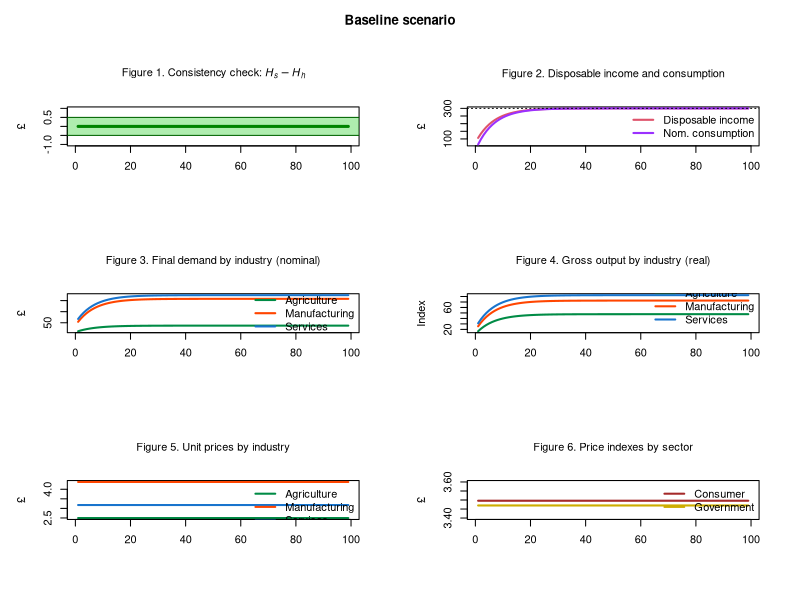
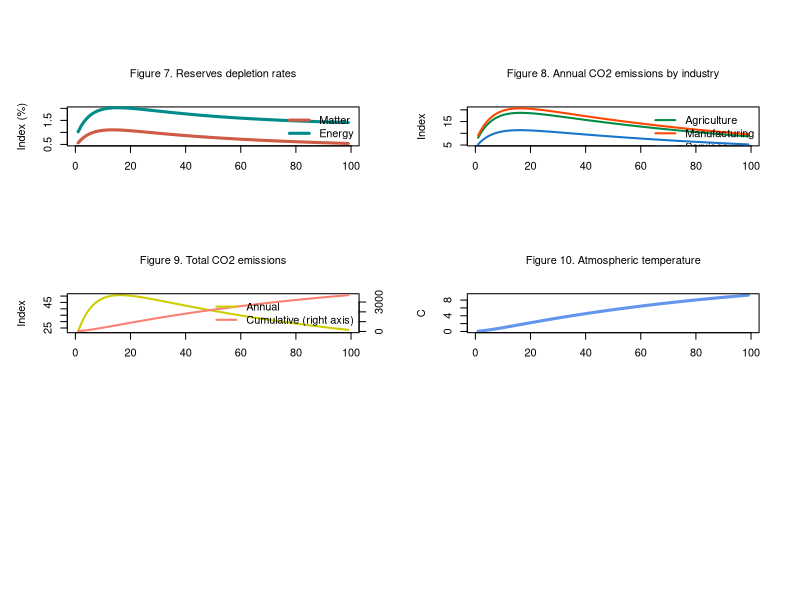

Recreate these plots in R, in order.
# ECO-3IO-SFC MODEL (BASED ON MODEL PC + 3-INDUSTRY IO TABLES + ECOSYSTEM)

# Created by Marco Veronese Passarella

# Last revision: 6 August 2025

# PREPARE THE ENVIRONMENT ####

# Clear Environment
rm(list=ls(all=TRUE))

# Clear Plots
if(!is.null(dev.list())) dev.off()

# Clear Console
cat("\014")

# Set directory/folder
#setwd("C:/Users/...")

# set number of periods
nPeriods = 100

# Set number of scenarios
nScenarios = 2 

# Set number of industries
nIndustries = 3

# Define number of iterations
nIterations <- 100

# SET THE COEFFICIENTS (EXOGENOUS VARIABLES AND PARAMETERS) ####

alpha10 <- 0.8 #Autonomous component of propensity to consume out of income
alpha11 <- 8 #Interest rate elasticity of propensity to consume out of income (minus sign)
alpha2 <- 0.4 #Propensity to consume out of wealth
w <- 0.4 #Uniform wage rate
mu <- 0.875 #Uniform mark-up
pr1 <- 1 #Labour productivity in industry 1
pr2 <- 1 #Labour productivity in industry 2
pr3 <- 1 #Labour productivity in industry 3
lambda0 <- 0.635 #Autonomous share of bills
lambda1 <- 5 #Elasticity of bills demand to interest rate
lambda2 <- 0.01 #Elasticity of bills demand to yd/v
theta <- 0.2 #Tax rate on income
r_bar <- matrix(data=0.025,nrow=nScenarios,ncol=nPeriods) #Interest rate as policy instrument
beta1_c_bar <- 0.15 #Household consumption share of product 1
beta2_c_bar <- 0.35 #Household consumption share of product 2
beta3_c_bar <- 0.50 #Household consumption share of product 3
beta1_g_bar <- 0.10 #Government consumption share of product 1
beta2_g_bar <- 0.30 #Government consumption share of product 2
beta3_g_bar <- 0.60 #Government consumption share of product 3
a11 <- 0.11 #Quantity of product 1 necessary to produce one unit of product 1
a12 <- 0.12 #Quantity of product 1 necessary to produce one unit of product 2
a13 <- 0.10 #Quantity of product 1 necessary to produce one unit of product 3
a21 <- 0.21 #Quantity of product 2 necessary to produce one unit of product 1
a22 <- 0.22 #Quantity of product 2 necessary to produce one unit of product 2
a23 <- 0.20 #Quantity of product 2 necessary to produce one unit of product 3
a31 <- 0.15 #Quantity of product 3 necessary to produce one unit of product 1
a32 <- 0.18 #Quantity of product 3 necessary to produce one unit of product 2
a33 <- 0.10 #Quantity of product 3 necessary to produce one unit of product 3

# CREATE VARIABLES AND ATTRIBUTE INITIAL VALUES ####

# Use 'array' function to create 3-dimension variables
x <- array(data=0,dim=c(nScenarios,nPeriods,nIndustries)) #Gross output by industry (real)
d <- array(data=0,dim=c(nScenarios,nPeriods,nIndustries)) #Demand by industry (real)
beta_c <- array(data=0,dim=c(nScenarios,nPeriods,nIndustries)) #Real consumption composition
beta_g <- array(data=0,dim=c(nScenarios,nPeriods,nIndustries)) #Real government expenditure composition
p <- array(data=1,dim=c(nScenarios,nPeriods,nIndustries)) #Unit prices

# Create matrix of coefficients
A <- matrix(data=0,nrow=nIndustries,ncol=nIndustries) #2D matrix of technical coefficients
I <- diag(x=1, nrow=nIndustries, ncol=nIndustries) #2D diagonal matrix
A4 <- array(data=0,dim=c(nScenarios,nPeriods,nIndustries,nIndustries)) #4D matrix of technical coefficients

# Other 2-dimension variables
alpha1 <- matrix(data=alpha10-alpha11*r_bar,nrow=nScenarios,ncol=nPeriods) #Propensity to consume out of income
b_cb <- matrix(data=0,nrow=nScenarios,ncol=nPeriods) #Government bills held by Central Bank
b_h <- matrix(data=0,nrow=nScenarios,ncol=nPeriods) #Government bills held by households
b_s <- matrix(data=0,nrow=nScenarios,ncol=nPeriods) #Government bills supplied by government
h_h <- matrix(data=0,nrow=nScenarios,ncol=nPeriods) #Cash money held by households
h_s <- matrix(data=0,nrow=nScenarios,ncol=nPeriods) #Cash money supplied by central bank
r <- matrix(data=r_bar,nrow=nScenarios,ncol=nPeriods) #Interest rate on government bills
t <- matrix(data=0,nrow=nScenarios,ncol=nPeriods) #Taxes
v <- matrix(data=0,nrow=nScenarios,ncol=nPeriods) #Households wealth
yd <- matrix(data=0,nrow=nScenarios,ncol=nPeriods) #Disposable income of households
cons <- matrix(data=0,nrow=nScenarios,ncol=nPeriods) #Consumption (real)
g <- matrix(data=20,nrow=nScenarios,ncol=nPeriods) #Government expenditure (real)
y <- matrix(data=0,nrow=nScenarios,ncol=nPeriods) #Value of net output (GDP)
p_c <- matrix(data=1,nrow=nScenarios,ncol=nPeriods) #Average price for the consumers
p_g <- matrix(data=1,nrow=nScenarios,ncol=nPeriods) #Average price for the government
infl <- matrix(data=1,nrow=nScenarios,ncol=nPeriods) #Inflation tax (see Godley and Lavoie, 9.2.4 and 9.3.1)

# Ecosystem variables and coefficients ####

# Variables
x_mat <- matrix(data=0,nrow=nScenarios,ncol=nPeriods) #Production of material goods 
mat <- matrix(data=0,nrow=nScenarios,ncol=nPeriods) #Extracted matter  
rec <- matrix(data=0,nrow=nScenarios,ncol=nPeriods) #Recycled socio-economic stock  
dis <- matrix(data=0,nrow=nScenarios,ncol=nPeriods) #Discarded socioeconomic stock            
kh <- matrix(data=0,nrow=nScenarios,ncol=nPeriods) #Socio-economic stock       
en <- matrix(data=0,nrow=nScenarios,ncol=nPeriods) #Total energy required for production
ren <- matrix(data=0,nrow=nScenarios,ncol=nPeriods) #Renewable energy
nen <- matrix(data=0,nrow=nScenarios,ncol=nPeriods) #Non-renewable energy                         
co2_cum <- matrix(data=0,nrow=nScenarios,ncol=nPeriods) #Cumulative emissions
wa <- matrix(data=0,nrow=nScenarios,ncol=nPeriods) #Waste by industry
temp <- matrix(data=0,nrow=nScenarios,ncol=nPeriods) #Atmospheric temperature 
k_m <- matrix(data=6000,nrow=nScenarios,ncol=nPeriods) #Matter reserves
conv_m <- matrix(data=0,nrow=nScenarios,ncol=nPeriods) #Conversion of matter resources into reserves
res_m <- matrix(data=388889,nrow=nScenarios,ncol=nPeriods) #Matter resources
k_e <- matrix(data=37000,nrow=nScenarios,ncol=nPeriods) #Energy reserves
conv_e <- matrix(data=0,nrow=nScenarios,ncol=nPeriods) #Conversion of energy resources into reserves
res_e <- matrix(data=542000,nrow=nScenarios,ncol=nPeriods) #Energy resources
dc <- array(data=0,dim=c(nScenarios,nPeriods,nIndustries)) #Stock of durable goods by industry/product
emis <- matrix(data=0,nrow=nScenarios,ncol=nPeriods) #Annual emissions by industry
cen <- matrix(data=0,nrow=nScenarios,ncol=nPeriods) #Carbon mass of energy
o2 <- matrix(data=emis-cen,nrow=nScenarios,ncol=nPeriods) #Mass of oxygen 
beta_e <- matrix(data=0.07,nrow=nScenarios,ncol=nPeriods) #CO2 intensity of non-renewable energy sources
emis_by_ind <- array(data=1,dim=c(nScenarios,nPeriods,nIndustries)) #Annual emissions by industry

# Coefficients
rho_dis <- 0.2 #Recycling rate
g_beta_e <- 0.01 #Declining rate of CO2 intensity of non-renewable energy sources (quite high!)
tcre <- 1.65/1000 #Transient climate response to cumulative carbon emissions
fnc <- 0.34 #Non-CO2 fraction of total anthropocentric forcing
sigma_m <- 0.0005 #Conversion rate of matter resources into reserves
car <- 3.67 #Coefficient converting Gt of carbon into Gt of CO2
sigma_e <- 0.003 #Conversion rate of energy resources into reserves
mu_mat <- matrix(data=c(0.4,0.7,0.3),nrow=nIndustries,ncol=1) #Material intensity coefficients by industry
zeta_dc <- matrix(data=c(0.025,0.035,0.020),nrow=nIndustries,ncol=1) #Percentages of discarded socio-economic stock by industry
eps_en <- matrix(data=c(8,6,3),nrow=nIndustries,ncol=1) #Energy intensity coefficients by industry                                          
eta_en <- matrix(data=c(0.12,0.15,0.18),nrow=nIndustries,ncol=1) #Shares of renewable energy in total energy by industry       
alpha12 <- matrix(data=0,nrow=nScenarios,ncol=nPeriods) #Temperature elasticity of propensity to consume out of income

# RUN THE MODEL ####

# DEFINE THE LOOPS

# Choose scenario
for (j in 1:nScenarios){
  
  # Define time loop
  for (i in 2:nPeriods){
    
    # Define iterations
    for (iterations in 1:nIterations){
      
      # Add alternative scenarios as exogenous shocks
      
      # Shock 1: higher temperature elasticity of propensity to consume out of income
      if (i>=50 && j==2){
          #alpha12[j,i]=alpha12[j,i-1]+0.1 # Option 1: growing over time
          alpha12[j,i]=4 # Option 2: one-off shock
        }
      
      # A) Matrix of technical coefficients ####
      
      # 4D matrix of technical coefficients
      A4[j,i,,]=matrix(c(a11,a21,a31,
                         a12,a22,a32,
                         a13,a23,a33), nrow=3, byrow=TRUE)                  
      
      # 2D matrix of technical coefficients
      A = A4[j,i,,]          
      
      
      # B) Define consumption shares ####
      
      # Household real consumption shares
      beta_c[j,i,1]=beta1_c_bar
      beta_c[j,i,2]=beta2_c_bar
      beta_c[j,i,3]=beta3_c_bar
      
      # Government real consumption shares
      beta_g[j,i,1]=beta1_g_bar
      beta_g[j,i,2]=beta2_g_bar
      beta_g[j,i,3]=beta3_g_bar
      
      
      # C) Input-output structure ####
      
      # Real final demand vector by industry - eq. 14
      d[j,i,] = beta_c[j,i,]*cons[j,i] + beta_g[j,i,]*g[j,i]
      
      # Real gross output by industry  - eq. 15
      x[j,i,] = solve(I-A) %*% d[j,i,]
      
      # Value of net output (GDP)  - eq. 1.A
      y[j,i] = t(p[j,i,]) %*% d[j,i,]
      
      
      # D) Price setting ####
      
      # Set unit prices for each industry
      p[j,i,1] = (w/pr1) + (p[j,i,1]*A[1,1] + p[j,i,2]*A[2,1] + p[j,i,3]*A[3,1])*(1 + mu) 
      p[j,i,2] = (w/pr2) + (p[j,i,1]*A[1,2] + p[j,i,2]*A[2,2] + p[j,i,3]*A[3,2])*(1 + mu) 
      p[j,i,3] = (w/pr3) + (p[j,i,1]*A[1,3] + p[j,i,2]*A[2,3] + p[j,i,3]*A[3,3])*(1 + mu) 
      
      # Average price for the consumers - eq. 17
      p_c[j,i] = t(p[j,i,]) %*% beta_c[j,i,]
      
      # Average price for the government - eq. 18
      p_g[j,i] = t(p[j,i,]) %*% beta_g[j,i,]
      
      
      # E) Households' behaviour ####
      
      # Disposable income - eq. 2
      yd[j,i] = y[j,i] - t[j,i] + r[j,i-1]*b_h[j,i-1]
      
      # Wealth accumulation - eq. 4 
      v[j,i] = v[j,i-1] + (yd[j,i] - p_c[j,i]*cons[j,i])
      
      # Real consumption function with no monetary illusion - eq. 5.A.1 
      cons[j,i] = alpha1[j,i]*((yd[j,i]/p_c[j,i])-infl[j,i]) + alpha2*v[j,i-1]/p_c[j,i]
      
      # Inflation tax for households - eq. 5.A.1
      infl[j,i] = ((p_c[j,i]-p_c[j,i-1])/p_c[j,i-1])*(v[j,i-1]/p_c[j,i])
      
      
      # F) Portfolio equations ####
      
      # Demand for cash money - eq. 6
      h_h[j,i] = v[j,i] - b_h[j,i]
      
      # Demand for government bills - eq. 7
      b_h[j,i] = v[j,i]*(lambda0 + lambda1*r[j,i] - lambda2*(yd[j,i]/v[j,i]))
      
      
      # G) Government ####
      
      # Tax payments - eq. 3 
      t[j,i] = theta*(y[j,i] + r[j,i-1]*b_h[j,i-1])
      
      # Supply of government bills - eq. 8
      b_s[j,i] = b_s[j,i-1] + ( p_g[j,i]*g[j,i] + r[j,i-1]*b_s[j,i-1]) - (t[j,i] + r[j,i-1]*b_cb[j,i-1])
      
      
      # H) Central bank ####
      
      # Supply of cash - eq. 9
      h_s[j,i] = h_s[j,i-1] + b_cb[j,i] - b_cb[j,i-1]
      
      # Government bills held by the central bank - eq. 10
      b_cb[j,i] = b_s[j,i] - b_h[j,i]
      
      # Interest rate as policy instrument - eq. 11
      r[j,i] = r_bar[j,i]
      
      
      # I) Ecosystem ####
      
      # Extraction of matter and waste ####
      
      # Production of material goods 
      x_mat[j,i] = t(mu_mat[,]) %*% x[j,i,]
      
      # Extraction of matter                                       
      mat[j,i] = x_mat[j,i] - rec[j,i]                                             
      
      # Recycled matter (of socioeconomic stock + industrial waste)
      rec[j,i] = rho_dis*dis[j,i]         
      
      # Discarded socioeconomic stock            
      dis[j,i] = t(mu_mat[,]) %*% (zeta_dc[,] * dc[j,i-1,])
      
      # Stock of durable consumption goods                 
      dc[j,i,] = dc[j,i-1,] + beta_c[j,i,]*cons[j,i] - zeta_dc[,] * dc[j,i-1,]    
      
      # Socioeconomic stock
      kh[j,i] = kh[j,i-1] + x_mat[j,i] - dis[j,i]       
      
      # Wasted socio-economic stock
      wa[j,i] = mat[j,i] - (kh[j,i]-kh[j,i-1])                                                                     
      
      
      # Use of energy, emissions and temperature ####
      
      # Energy required for production
      en[j,i] = t(eps_en[,]) %*% x[j,i,]                                          
      
      # Renewable energy at the end of the period
      ren[j,i] = t(eps_en[,]) %*% (eta_en[,]*x[j,i,])                         
      
      # Non-renewable energy
      nen[j,i] = en[j,i] - ren[j,i]                                                
      
      # Annual C02 emissions
      emis[j,i] = beta_e[j,i]*nen[j,i]   
      
      # Auxiliary calculations: annual C02 emissions by industry
      emis_by_ind[j,i,] = eps_en[,] * ((1-eta_en[,]) * x[j,i,]) * beta_e[j,i]
      
      # C02 emission rate
      beta_e[j,i] = beta_e[j,i-1]*(1-g_beta_e)   
      
      # Cumulative emissions
      co2_cum[j,i] = co2_cum[j,i-1] + emis[j,i]
      
      # Atmospheric temperature 
      temp[j,i] = (1/(1-fnc))*tcre*(co2_cum[j,i])
      
      
      # Resources and reserves #### 
      
      # Stock of material reserves
      k_m[j,i] = k_m[j,i-1] + conv_m[j,i] - mat[j,i]                      
      
      # Material resources converted to reserves 
      conv_m[j,i] = sigma_m*res_m[j,i]                                    
      
      # Stock of material resources
      res_m[j,i] = res_m[j,i-1] - conv_m[j,i]                            
      
      # Carbon mass of non-renewable energy 
      cen[j,i] = emis[j,i]/car                                            
      
      # Mass of oxygen 
      o2[j,i] = emis[j,i] - cen[j,i]                                      
      
      # Stock of energy reserves
      k_e[j,i] = k_e[j,i-1] + conv_e[j,i] - en[j,i]                       
      
      # Energy resources converted to reserves 
      conv_e[j,i] = sigma_e*res_e[j,i]                                    
      
      # Stock of energy resources
      res_e[j,i] = res_e[j,i-1] - conv_e[j,i]                             
      
      
      # CLIMATE RELATED IMPACTS ####
      
      #Endogenous propensity to consume out of income
      alpha1[j,i] = alpha10 - alpha11*r[j,i] - alpha12[j,i] * (temp[j,i] - temp[j,i-1])   
      
    }
  }
}

# DEFINE PLOTTING LAYOUT AND COLOURS ####

# Layout
layout(matrix(c(1:6), 3, 2, byrow = TRUE))
par(mar = c(5.1+1, 4.1+1, 4.1+1, 2.1+1), 
    oma = c(0, 0, 3, 0))  

# Customized colours
mycol1 <- rgb(0, 200, 0, max = 255, alpha = 80)

# Considered time span
tspan <- nPeriods

# CONSISTENCY CHECK (REDUNDANT EQUATION) ####

# Create consistency statement and other info ####
aerror<-0
error<-0
for (j in 1:nScenarios){
  for (i in 2:(nPeriods-1)){
    error <- error + (h_s[j,i]-h_h[j,i])^2}}
aerror <- error/(nPeriods*nPeriods)
if ( aerror<0.01 ){cat(" *********************************** \n Good news! The model is watertight! \n", "Average error =", aerror, "< 0.01 \n", "Cumulative error =", error, "\n ***********************************")} else{
  if ( aerror<1 && aerror<1 ){cat(" *********************************** \n Minor issues with model consistency \n", "Average error =", aerror, "> 0.1 \n", "Cumulative error =", error, "\n ***********************************")}
  else{cat(" ******************************************* \n Warning: the model is not fully consistent! \n", "Average error =", aerror, "> 1 \n", "Cumulative error =", error, "\n *******************************************")} }      
cat("\n Number of industries =", nIndustries)
cat("\n Number of scenarios =", nScenarios)
cat("\n Number of iterations/t =", nIterations)
cat("\n ***********************************")

# Figure 1: redundant equation
plot(h_s[1,2:tspan]-h_h[1,2:tspan], type="l", col="darkgreen",lwd=3,lty=1,font.main=1,cex.main=1,
     main=expression("Figure 1. Consistency check: " * italic(H[phantom("")]["s"]) - italic(H[phantom("")]["h"])),
     cex.axis=1,cex.lab=1,ylab = '\u00A3',
     xlab = '',ylim = range(-1,1))
rect(xleft=-10,xright=tspan*1.1,ybottom=-0.5,ytop=0.5,col=mycol1,border=NA)
abline(h=c(-0.5,0.5),lwd=1,col="darkgreen")

# PLOT RESULTS ####

# Add title
title("Baseline scenario", outer = TRUE)

# Figure 2: disposable income and consumption
plot(yd[1,2:tspan],type="l", col=2, lwd=2, lty=1, font.main=1,cex.main=1,
     main="Figure 2. Disposable income and consumption",
     ylab = '\u00A3',xlab = '',ylim = range(min(cons[1,2:tspan]*p_c[1,2:tspan]),max(yd[1,2:tspan])),
     cex.axis=1,cex.lab=1)
lines(cons[1,2:tspan]*p_c[1,2:tspan],type="l",lwd=2,lty=1,col="purple1")
legend("right",c("Disposable income","Nom. consumption"),  bty = "n",
       cex=1, lty=c(1,1), lwd=c(2,2), col = c(2,"purple1"), box.lty=0)
abline(h=yd[1,nPeriods],col=1,lty=3)

# Figure 3: Final demand by industry 
plot(d[1,2:tspan,1]*p[1,2:tspan,1],type="l",lwd=2,col="springgreen4",
     main="Figure 3. Final demand by industry (nominal)",
     font.main=1,cex.main=1,
     ylab = '£',xlab = '',ylim=range(max(p[1,2:tspan,]*d[1,2:tspan,]),min(p[1,2:tspan,]*d[1,2:tspan,])))
lines(p[1,2:tspan,2]*d[1,2:tspan,2],type="l",lwd=2,col="orangered",lty=1)
lines(p[1,2:tspan,3]*d[1,2:tspan,3],type="l",lwd=2,col="dodgerblue3",lty=1)
legend("right",c("Agriculture","Manufacturing","Services"),  bty = 'n', cex=1, lty=c(1,1,1), lwd=c(2,2,2), col = c("springgreen4","orangered","dodgerblue3"), box.lty=0)

# Figure 4: Gross outputs by industry 
plot(x[1,2:tspan,1],type="l",lwd=2,col="springgreen4",
     main="Figure 4. Gross output by industry (real)",
     font.main=1,cex.main=1,
     ylab = 'Index',xlab = '',ylim=range(min(x[1,2:tspan,]),max(x[1,2:tspan,])))
lines(x[1,2:tspan,2],type="l",lwd=2,col="orangered",lty=1)
lines(x[1,2:tspan,3],type="l",lwd=2,col="dodgerblue3",lty=1)
legend("bottomright",c("Agriculture","Manufacturing","Services"),  bty = 'n', cex=1, lty=c(1,1,1), lwd=c(2,2,2), col = c("springgreen4","orangered","dodgerblue3"), box.lty=0)

# Figure 5: Unit prices by industry 
plot(p[1,2:tspan,1],type="l",lwd=2,col="springgreen4",
     main="Figure 5. Unit prices by industry",
     font.main=1,cex.main=1,
     ylab = '£',xlab = '',ylim=range(min(p[1,2:tspan,]),max(p[1,2:tspan,])))
lines(p[1,2:tspan,2],type="l",lwd=2,col="orangered",lty=1)
lines(p[1,2:tspan,3],type="l",lwd=2,col="dodgerblue3",lty=1)
legend("topright",c("Agriculture","Manufacturing","Services"),  bty = 'n', cex=1, lty=c(1,1,1), lwd=c(2,2,2), col = c("springgreen4","orangered","dodgerblue3"), box.lty=0)

# Figure 6: Price indexes by sector 
plot(p_c[1,2:tspan],type="l",lwd=2,col="brown",
     main="Figure 6. Price indexes by sector",
     font.main=1,cex.main=1,
     ylab = '£',xlab = '',ylim=range(3.4,3.6))
lines(p_g[1,2:tspan],type="l",lwd=2,col="gold3",lty=1)
legend("topright",c("Consumer","Government"),  bty = 'n', cex=1, lty=c(1,1), lwd=c(2,2), col = c("brown","gold3"), box.lty=0)

#Figure 7: reserves depletion rates 
plot(100*(mat[1,2:tspan]/k_m[1,1:(tspan-1)]),type="l",
     col="coral3", lwd=3, lty=1, font.main=1,cex.main=1,
     main="Figure 7. Reserves depletion rates",
     ylab = 'Index (%)',xlab = '',cex.axis=1,cex.lab=1,ylim=range(0.5,2))
lines(100*(en[1,2:tspan]/k_e[1,1:(tspan-1)]),col="cyan4", lwd=3, lty=1)
legend("topright",c("Matter","Energy"),  bty = "n",
       cex=1, lty=c(1,1), lwd=c(3,3), col = c("coral3","cyan4"), box.lty=0)

# Figure 8: Annual CO2 emissions by industry 
plot(emis_by_ind[1,2:tspan,1],type="l",lwd=2,col="springgreen4",
     main="Figure 8. Annual CO2 emissions by industry",
     font.main=1,cex.main=1,
     ylab = 'Index',xlab = '',ylim=range(min(emis_by_ind[1,2:tspan,]),max(emis_by_ind[1,2:tspan,])))
lines(emis_by_ind[1,2:tspan,2],type="l",lwd=2,col="orangered",lty=1)
lines(emis_by_ind[1,2:tspan,3],type="l",lwd=2,col="dodgerblue3",lty=1)
legend("topright",c("Agriculture","Manufacturing","Services"),  bty = 'n', cex=1, lty=c(1,1,1), lwd=c(2,2,2), col = c("springgreen4","orangered","dodgerblue3"), box.lty=0)

#Figure 9: Total emissions
plot(emis[1, 2:tspan], type = "l", col = "yellow3", lwd = 2, lty = 1, font.main = 1, cex.main = 1,
     main = "Figure 9. Total CO2 emissions",
     ylab = 'Index', xlab = '', 
     ylim = range(min(emis[1, 2:tspan]), max(emis[1, 2:tspan])),
     cex.axis = 1, cex.lab = 1)
par(new = TRUE)
plot(co2_cum[1, 2:tspan], type = "l", lwd = 2, lty = 1, col = "salmon",
     axes = FALSE, xlab = "", ylab = "", 
     ylim = range(min(co2_cum[1, 2:tspan]), max(co2_cum[1, 2:tspan])))
axis(4)  # Add right y-axis
#mtext("Cumulative Index", side = 4, line = 3, cex=0.8)  # Label for right y-axis
legend("right", c("Annual", "Cumulative (right axis)"), bty = "n",
       cex = 1, lty = c(1, 1), lwd = c(2, 2), col = c("yellow3", "salmon"), box.lty = 0)

#Figure 10: Atmospheric temperature
plot(temp[1,2:tspan],type="l",
     col="cornflowerblue", lwd=3, lty=1, font.main=1,cex.main=1,
     main="Figure 10. Atmospheric temperature",
     ylab = 'C',xlab = '',cex.axis=1,cex.lab=1)